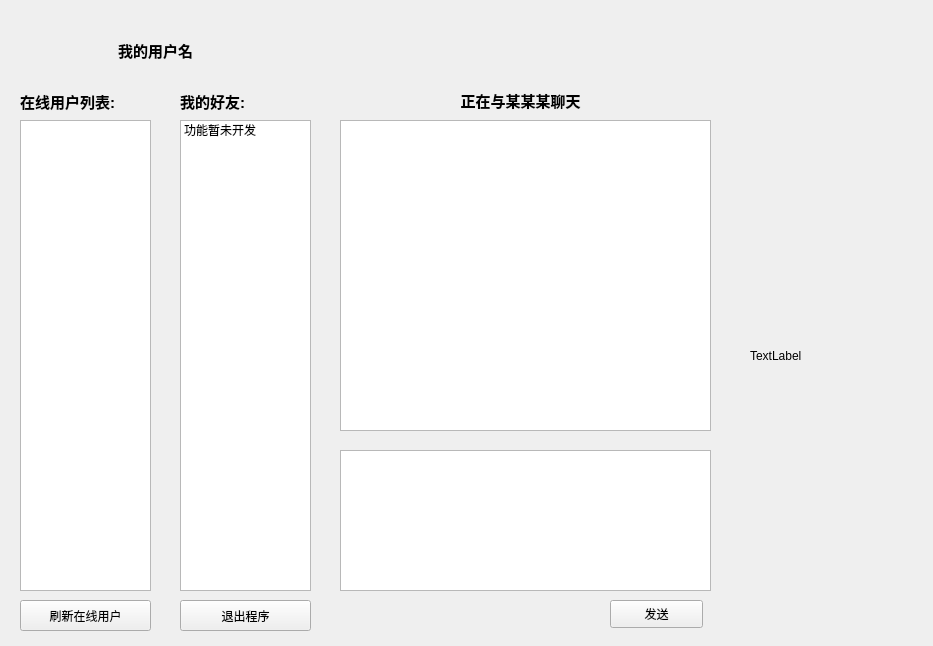
<?xml version="1.0" encoding="UTF-8"?>
<ui version="4.0">
 <class>UsersLists</class>
 <widget class="QWidget" name="UsersLists">
  <property name="geometry">
   <rect>
    <x>0</x>
    <y>0</y>
    <width>933</width>
    <height>646</height>
   </rect>
  </property>
  <property name="minimumSize">
   <size>
    <width>933</width>
    <height>646</height>
   </size>
  </property>
  <property name="maximumSize">
   <size>
    <width>933</width>
    <height>646</height>
   </size>
  </property>
  <property name="windowTitle">
   <string>Form</string>
  </property>
  <widget class="QListWidget" name="listWidget_online_users">
   <property name="geometry">
    <rect>
     <x>20</x>
     <y>120</y>
     <width>131</width>
     <height>471</height>
    </rect>
   </property>
  </widget>
  <widget class="QLabel" name="label_online_users">
   <property name="geometry">
    <rect>
     <x>20</x>
     <y>90</y>
     <width>131</width>
     <height>21</height>
    </rect>
   </property>
   <property name="text">
    <string>&lt;html&gt;&lt;head/&gt;&lt;body&gt;&lt;p&gt;&lt;span style=&quot; font-size:11pt; font-weight:600;&quot;&gt;在线用户列表:&lt;/span&gt;&lt;/p&gt;&lt;/body&gt;&lt;/html&gt;</string>
   </property>
  </widget>
  <widget class="QLabel" name="label_friends">
   <property name="geometry">
    <rect>
     <x>180</x>
     <y>90</y>
     <width>101</width>
     <height>21</height>
    </rect>
   </property>
   <property name="text">
    <string>&lt;html&gt;&lt;head/&gt;&lt;body&gt;&lt;p&gt;&lt;span style=&quot; font-size:11pt; font-weight:600;&quot;&gt;我的好友:&lt;/span&gt;&lt;/p&gt;&lt;/body&gt;&lt;/html&gt;</string>
   </property>
  </widget>
  <widget class="QListWidget" name="listWidget_friends">
   <property name="geometry">
    <rect>
     <x>180</x>
     <y>120</y>
     <width>131</width>
     <height>471</height>
    </rect>
   </property>
   <item>
    <property name="text">
     <string>功能暂未开发</string>
    </property>
   </item>
  </widget>
  <widget class="QLabel" name="label_username">
   <property name="geometry">
    <rect>
     <x>70</x>
     <y>30</y>
     <width>171</width>
     <height>41</height>
    </rect>
   </property>
   <property name="text">
    <string>&lt;html&gt;&lt;head/&gt;&lt;body&gt;&lt;p align=&quot;center&quot;&gt;&lt;span style=&quot; font-size:11pt; font-weight:600;&quot;&gt;我的用户名&lt;/span&gt;&lt;/p&gt;&lt;/body&gt;&lt;/html&gt;</string>
   </property>
  </widget>
  <widget class="QPushButton" name="pushButton_fresh_online_users">
   <property name="geometry">
    <rect>
     <x>20</x>
     <y>600</y>
     <width>131</width>
     <height>31</height>
    </rect>
   </property>
   <property name="text">
    <string>刷新在线用户</string>
   </property>
  </widget>
  <widget class="QPushButton" name="pushButton_exit">
   <property name="geometry">
    <rect>
     <x>180</x>
     <y>600</y>
     <width>131</width>
     <height>31</height>
    </rect>
   </property>
   <property name="text">
    <string>退出程序</string>
   </property>
  </widget>
  <widget class="QPushButton" name="pushButton_send_msg">
   <property name="geometry">
    <rect>
     <x>610</x>
     <y>600</y>
     <width>93</width>
     <height>28</height>
    </rect>
   </property>
   <property name="text">
    <string>发送</string>
   </property>
  </widget>
  <widget class="QListWidget" name="listWidget_recv_msg">
   <property name="geometry">
    <rect>
     <x>340</x>
     <y>120</y>
     <width>371</width>
     <height>311</height>
    </rect>
   </property>
  </widget>
  <widget class="QTextEdit" name="textEdit_msg_edit">
   <property name="geometry">
    <rect>
     <x>340</x>
     <y>450</y>
     <width>371</width>
     <height>141</height>
    </rect>
   </property>
  </widget>
  <widget class="QLabel" name="label_show">
   <property name="geometry">
    <rect>
     <x>750</x>
     <y>120</y>
     <width>151</width>
     <height>471</height>
    </rect>
   </property>
   <property name="text">
    <string>TextLabel</string>
   </property>
  </widget>
  <widget class="QLabel" name="label_user_to">
   <property name="geometry">
    <rect>
     <x>350</x>
     <y>80</y>
     <width>341</width>
     <height>41</height>
    </rect>
   </property>
   <property name="text">
    <string>&lt;html&gt;&lt;head/&gt;&lt;body&gt;&lt;p align=&quot;center&quot;&gt;&lt;span style=&quot; font-size:11pt; font-weight:600;&quot;&gt;正在与某某某聊天&lt;/span&gt;&lt;/p&gt;&lt;/body&gt;&lt;/html&gt;</string>
   </property>
  </widget>
 </widget>
 <resources/>
 <connections/>
</ui>
